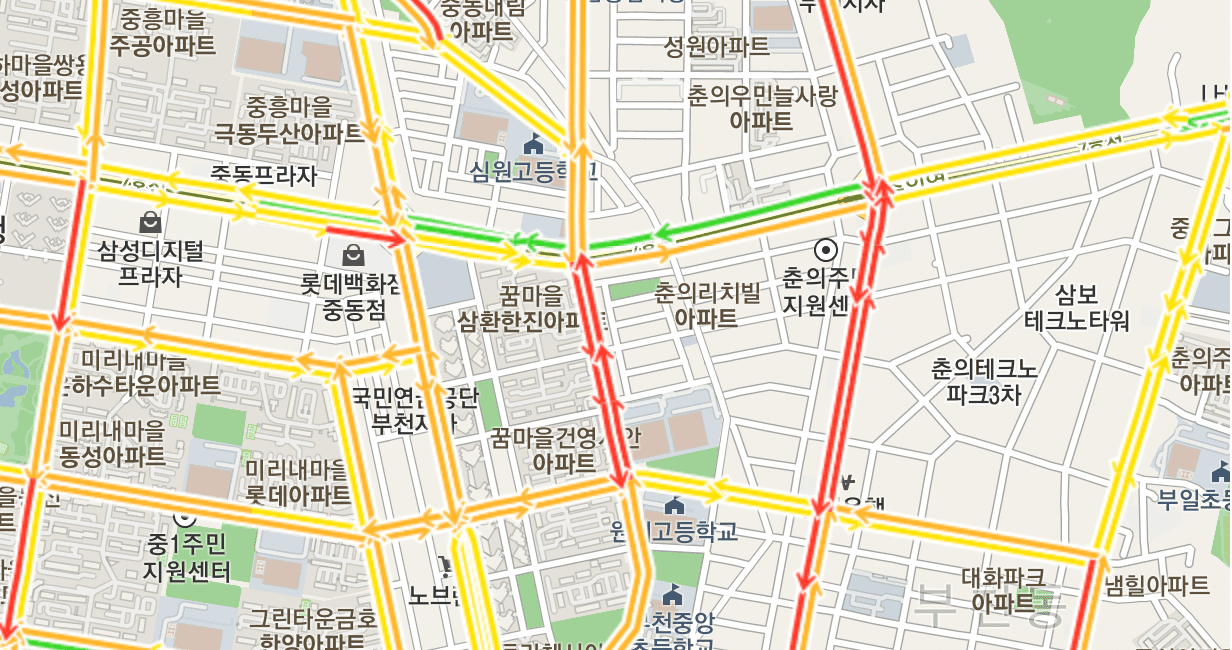
#> input picture assets/images/sample_bicycle_04.png, 1232 x 650 px, found by its file name
$ python test2.py
#> lines starting #> are read from the running program, lines starting #| are printed output that depends on the picture; after the words box and inside, x2 and y2 are one past the last pixel; in counts of white or black regions, pixels touching at a corner belong together
# NOTE: detecting all roads where have traffic jam data
import cv2
import numpy as np
import pathlib

path = pathlib.Path().absolute()
print(path)
cap = cv2.imread(str(path) + '/assets/images/sample_bicycle_04.png')
#> cap is the input picture: shape (650, 1232, 3); mean B, G, R 199.5, 220.6, 226

# ROYB
colors_low = [(2, 20, 225), (17, 25, 240), (25, 65, 230), (51, 70, 210)]
colors_high = [(4, 204, 255), (21, 180, 255), (27, 180, 255), (55, 170, 255)]

size = 11
kernel = np.ones((size, size), np.float32) / (size * size)

cv2.namedWindow('testing')
cv2.namedWindow('testing2')
cv2.moveWindow('testing', 1790, 0)
cv2.moveWindow('testing2', 2300, 0)
while True:
    # ret, frame = cap.read()
    frame = cap

    filtered = cv2.filter2D(frame, -1, kernel)
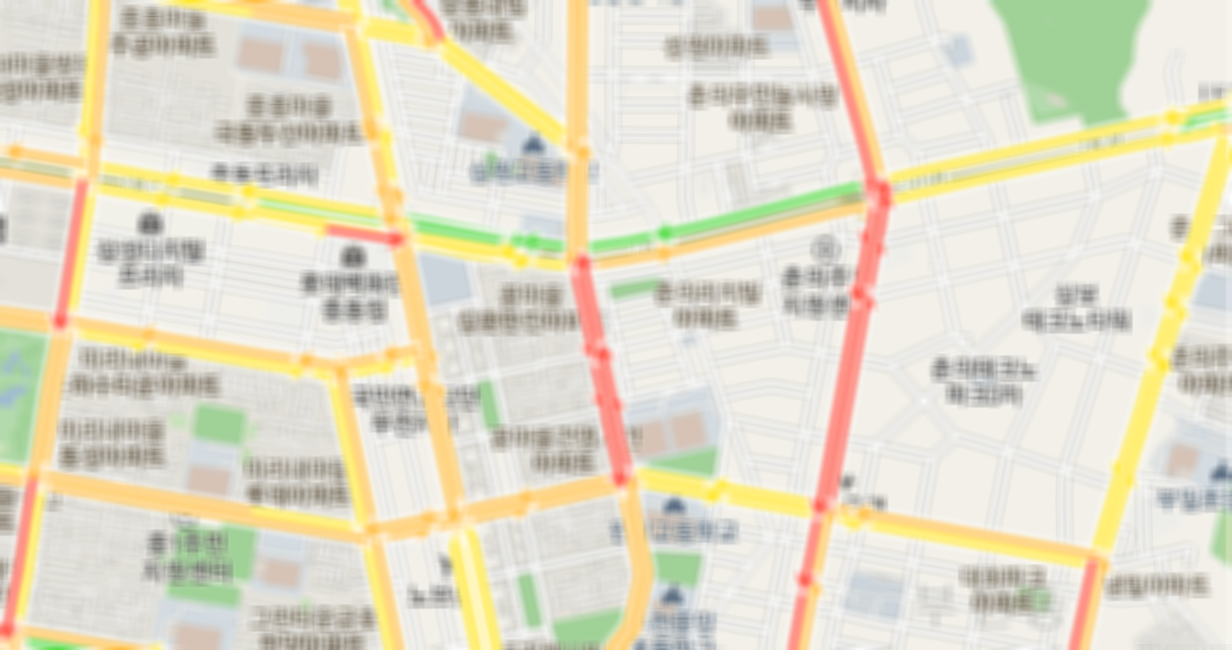
#> filtered: shape (650, 1232, 3); mean B, G, R 199.5, 220.6, 226

    if frame is None:
        break

    frame_arrows = np.zeros((frame.shape[0], frame.shape[1], 1), np.uint8)
    frame_hsv = cv2.cvtColor(frame, cv2.COLOR_BGR2HSV)
#> frame_hsv: shape (650, 1232, 3); mean H, S, V 26.5, 33.5, 229.4
    for low, high in zip(colors_low, colors_high):
        frame_arrows = cv2.bitwise_or(
            frame_arrows, cv2.inRange(frame_hsv, low, high), cv2.COLOR_BGR2GRAY)
#> this loop made 4 passes
#> pass 1, `frame_arrows = cv2.bitwise_or( frame_arrows, cv2.inRange(frame_hsv, lo..`:
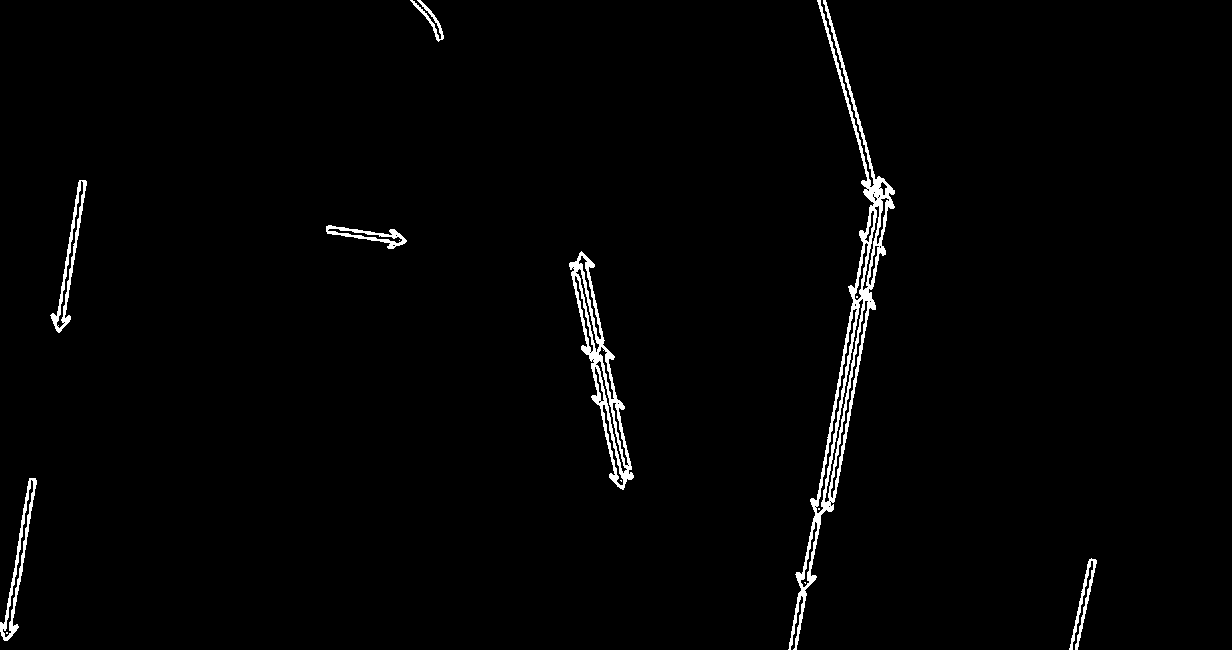
#> frame_arrows: shape (650, 1232); 1.7% white; 13 white regions (6 under 20 px), largest, box (x1, y1, x2, y2) and area: (788, 0, 895, 650) 6694, (569, 251, 634, 490) 3150, (0, 478, 37, 641) 1084

    frame_arrows = cv2.dilate(frame_arrows, kernel)
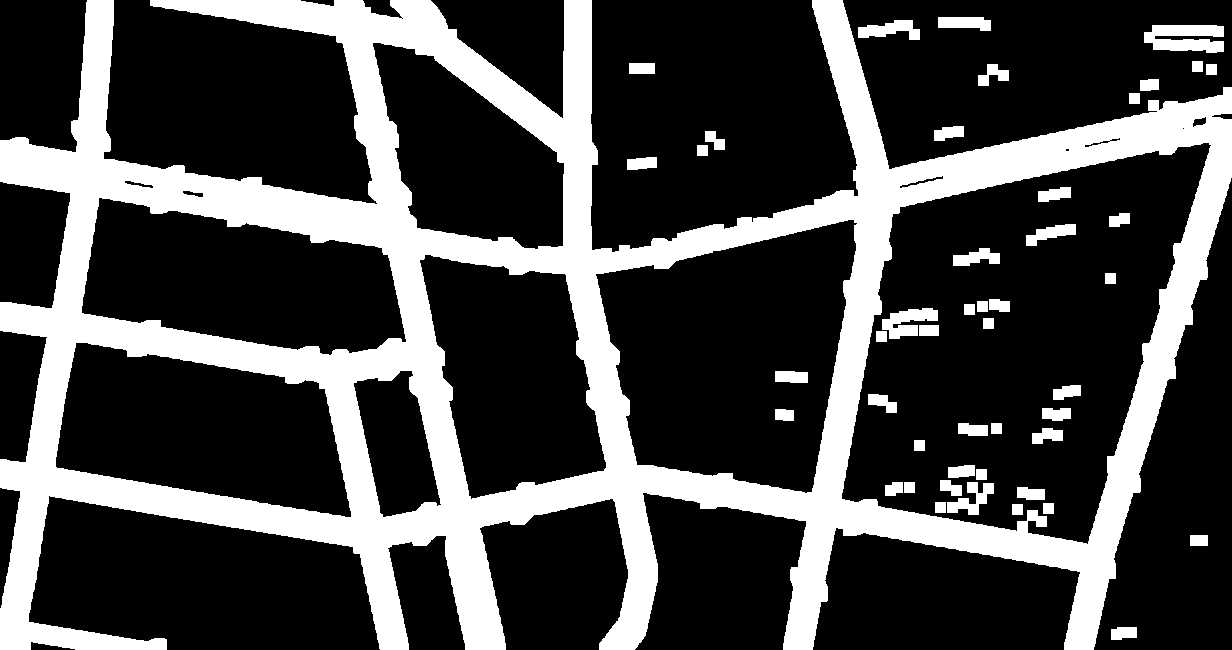
#> frame_arrows: shape (650, 1232); 27.1% white; 47 white regions, largest, box (x1, y1, x2, y2) and area: (0, 0, 1232, 650) 202978, (1144, 25, 1224, 53) 1706, (882, 308, 938, 339) 982
    corners = cv2.cornerHarris(frame_arrows, 15, 3, 0.14)
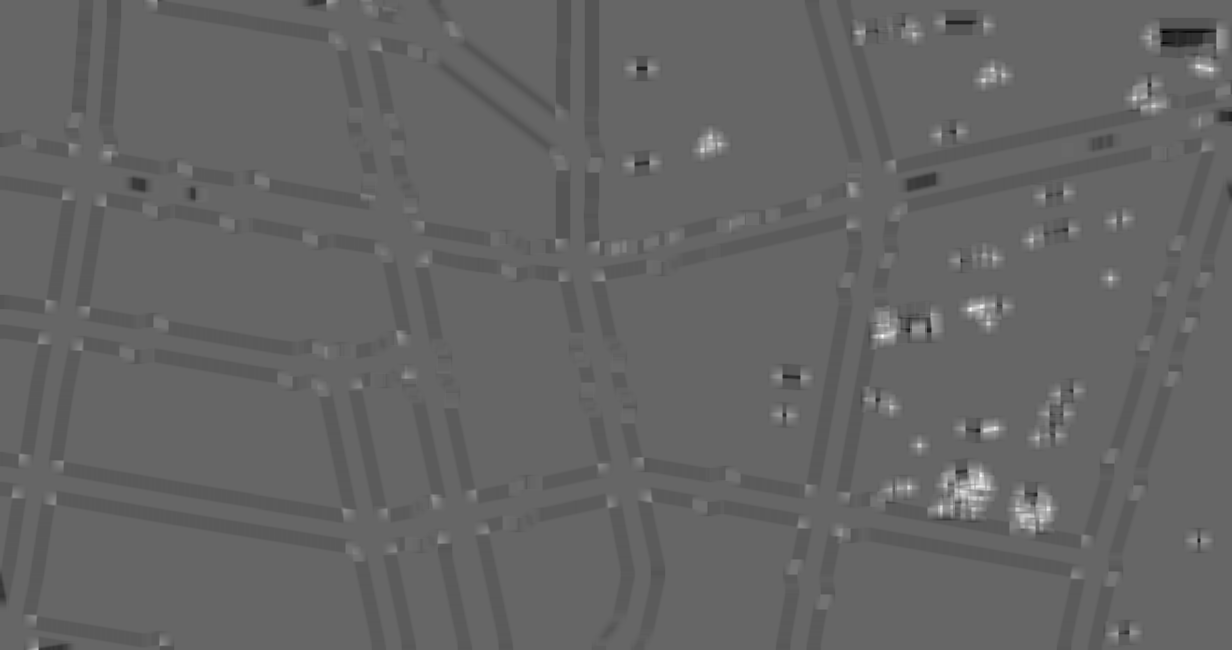
#> corners: shape (650, 1232) float32; min -0.0153, max 0.0228, mean -0.000149; drawn with min black and max white
    frame_corners = cv2.cvtColor(frame_arrows, cv2.COLOR_GRAY2BGR)
    frame_corners[corners > 0.01 * corners.max()] = [0, 0, 255]
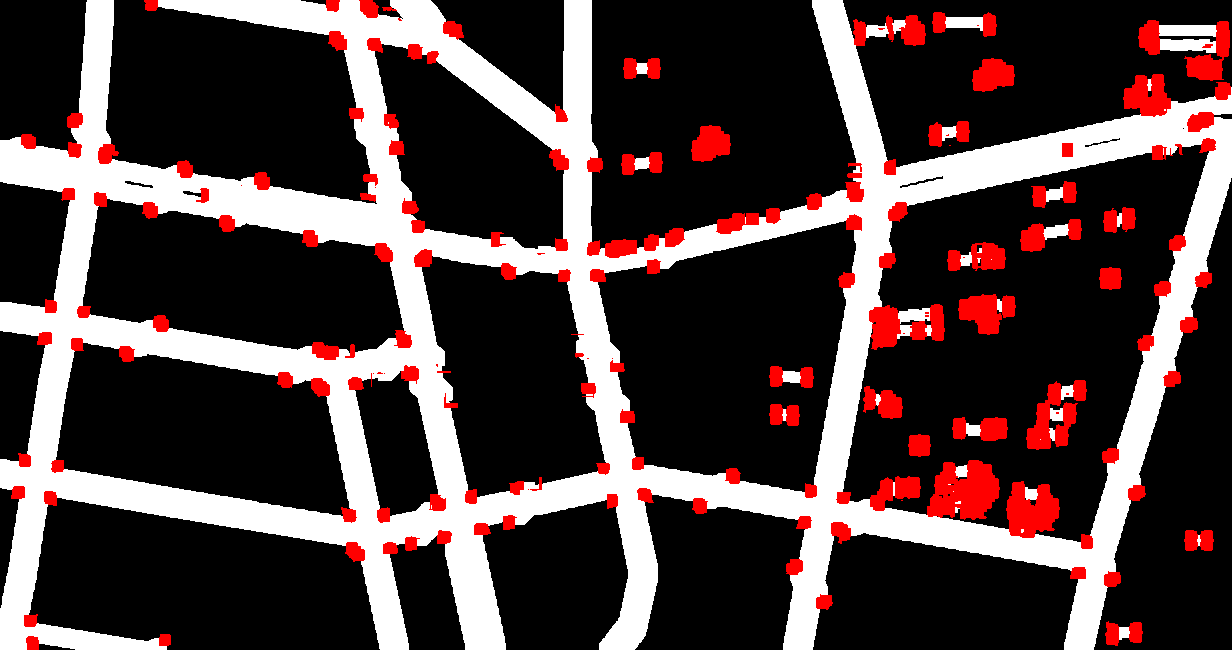
#> frame_corners: shape (650, 1232, 3); mean B, G, R 61.7, 61.7, 78.1

    cv2.imshow('testing', frame)
    cv2.imshow('testing2', frame_corners)

    key = cv2.waitKey(30)
#> (key q is pressed here)
    if key == ord('q') or key == 27:
        break

# cv2.imwrite(str(path) + '/assets/images/sample_bicycle_06.png', frame_corners)
# cv2.imwrite(str(path) + '/assets/images/sample_bicycle_06.png', frame_arrows)

$ run again, with assets/images/sample_bicycle_01.png copied over assets/images/sample_bicycle_04.png
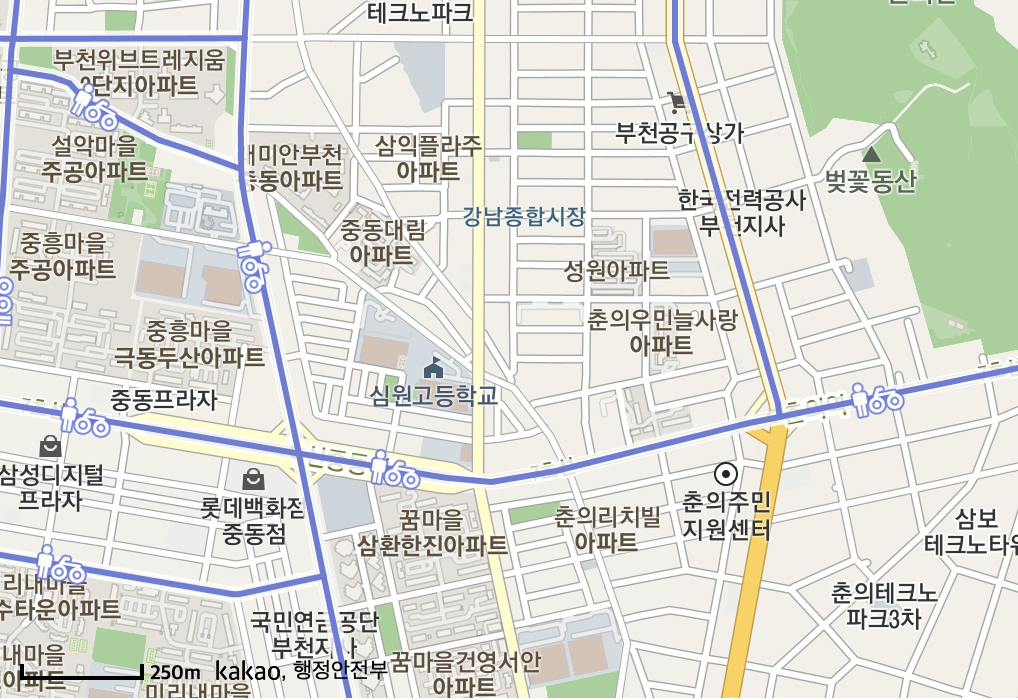
#> input picture assets/images/sample_bicycle_01.png, 1018 x 700 px, found by its file name
#> cap is the input picture: shape (700, 1018, 3); mean B, G, R 211.8, 219.3, 217.1
#> frame_hsv: shape (700, 1018, 3); mean H, S, V 30.6, 18.9, 223.7
#> `frame_arrows = cv2.dilate(frame_arrows, kernel)`:
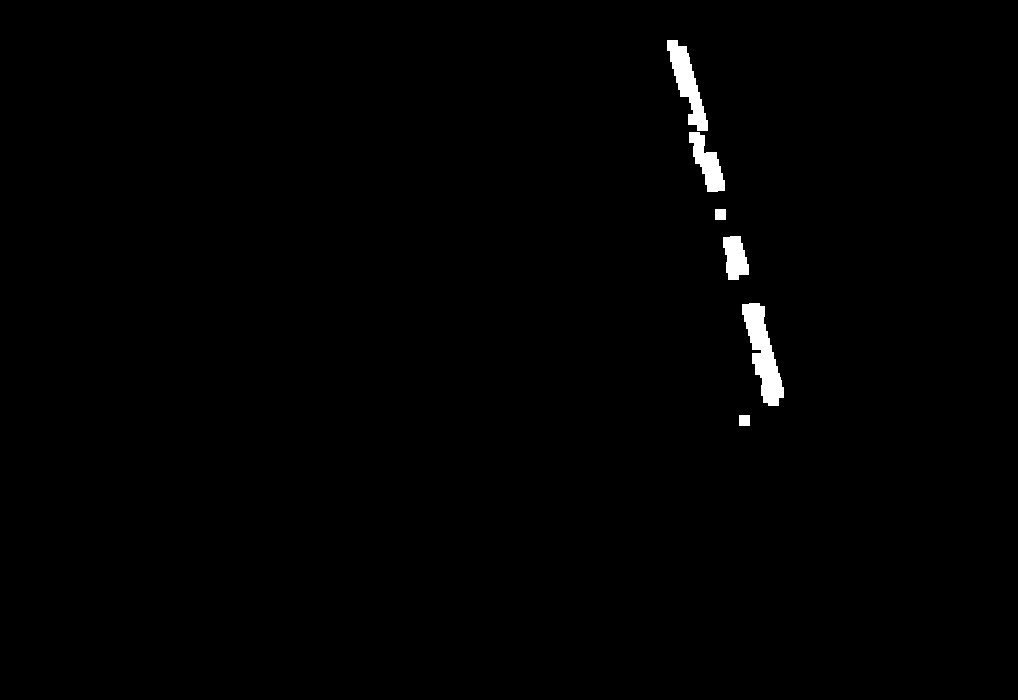
#> frame_arrows: shape (700, 1018); 0.81% white; 6 white regions, box (x1, y1, x2, y2) and area: (742, 303, 784, 406) 2083, (667, 40, 708, 131) 1535, (689, 132, 725, 192) 1063, (723, 236, 749, 280) 837, (715, 209, 726, 220) 121, (739, 415, 750, 426) 121
#> `frame_corners[corners > 0.01 * corners.max()] = [0, 0, 255]`:
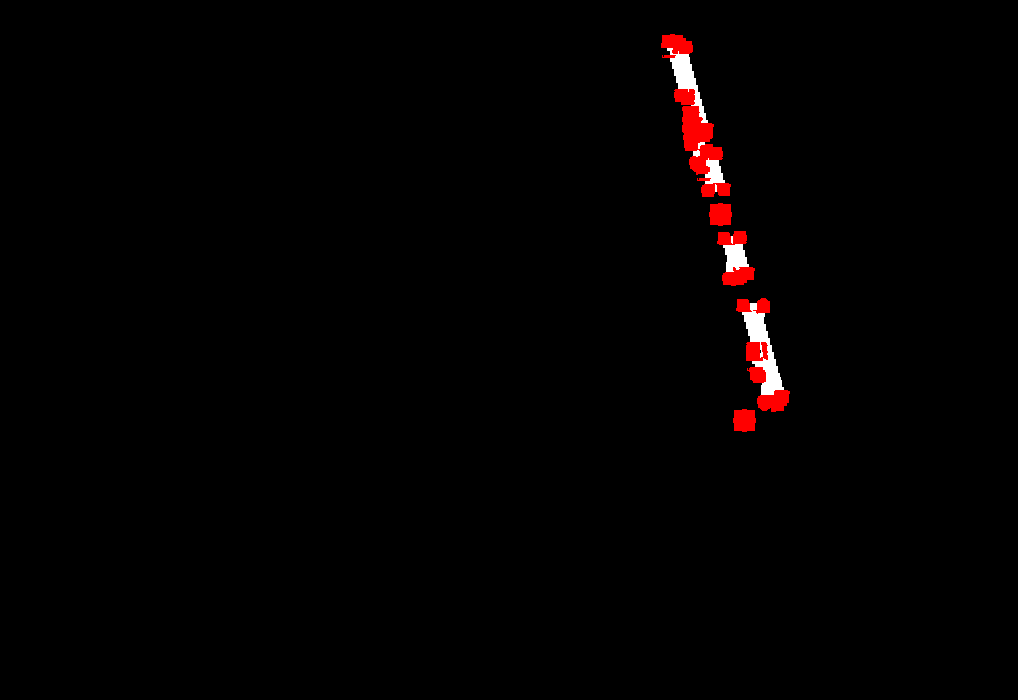
#> frame_corners: shape (700, 1018, 3); mean B, G, R 1.1, 1.1, 3.3
